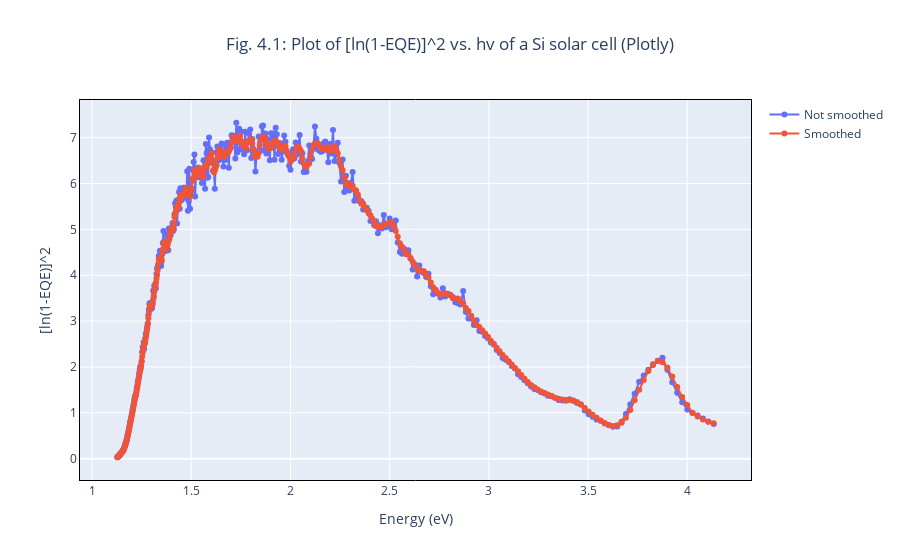

Notebook cell for this chart:
### Markdown cell above
From fig. 4 and considered the smoothed curve, we can see a linear behaviour around $1$ $eV$ and $1.5$ $eV$. To select a more accurate range of energies, we will use Plotly:

### Code cell
fig_4_1 = px.line(
    df,
    x="Energy (eV)",
    y=log_eqe,
    markers=True,
    title="Fig. 4.1: Plot of [ln(1-EQE)]^2 vs. hv of a Si solar cell (Plotly)"
)

fig_4_1.update_layout(title_x=0.5, yaxis_title="[ln(1-EQE)]^2", legend_title=None)
fig_4_1.update_xaxes(linewidth=1, linecolor="black", mirror=True)
fig_4_1.update_yaxes(linewidth=1, linecolor="black", mirror=True)
fig_4_1_names = {log_eqe[0]: "Not smoothed", log_eqe[1]: "Smoothed"}
fig_4_1.for_each_trace(lambda t: t.update(name = fig_4_1_names[t.name]))
fig_4_1.show()

### Figure 1 — Plotly figure (JSON) as saved in the notebook; plotly's stock layout.template omitted (floating-point values rounded to 4 significant figures; data arrays with more than 128 entries replaced by an {"elided": "..."} marker saying what was removed)
{"data": [{"hovertemplate": "variable=[ln(1-EQE)]^2<br>Energy (eV)=%{x}<br>value=%{y}<extra></extra>", "legendgroup": "[ln(1-EQE)]^2", "line": {"color": "#636efa", "dash": "solid"}, "marker": {"symbol": "circle"}, "mode": "markers+lines", "name": "Not smoothed", "orientation": "v", "showlegend": true, "type": "scatter", "x": {"elided": "401 float values"}, "xaxis": "x", "y": {"elided": "401 float values"}, "yaxis": "y"}, {"hovertemplate": "variable=[ln(1-EQE)]^2 smoothed<br>Energy (eV)=%{x}<br>value=%{y}<extra></extra>", "legendgroup": "[ln(1-EQE)]^2 smoothed", "line": {"color": "#EF553B", "dash": "solid"}, "marker": {"symbol": "circle"}, "mode": "markers+lines", "name": "Smoothed", "orientation": "v", "showlegend": true, "type": "scatter", "x": {"elided": "401 float values"}, "xaxis": "x", "y": {"elided": "401 float values"}, "yaxis": "y"}], "layout": {"legend": {"title": {}, "tracegroupgap": 0}, "title": {"text": "Fig. 4.1: Plot of [ln(1-EQE)]^2 vs. hv of a Si solar cell (Plotly)", "x": 0.5}, "xaxis": {"anchor": "y", "domain": [0, 1], "linecolor": "black", "linewidth": 1, "mirror": true, "title": {"text": "Energy (eV)"}}, "yaxis": {"anchor": "x", "domain": [0, 1], "linecolor": "black", "linewidth": 1, "mirror": true, "title": {"text": "[ln(1-EQE)]^2"}}}}
